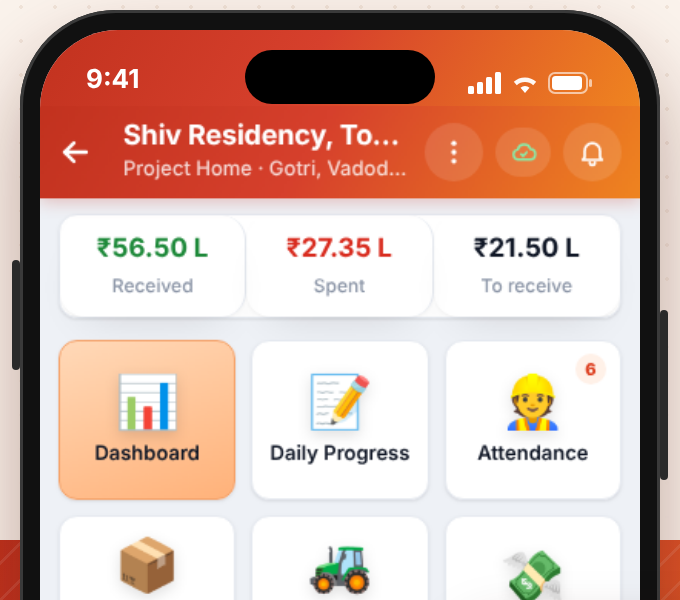
#> input picture reel/project/screens/dashboard_phone.png, 680 x 600 px, given in place of s2_spreadsheet.png, which was not available
$ python warp_test.py
#> lines starting #> are read from the running program, lines starting #| are printed output that depends on the picture
from PIL import Image
import numpy as np
def coeffs(dst, src):
    A=[];B=[]
    for (x,y),(u,v) in zip(dst,src):
        A+=[[x,y,1,0,0,0,-u*x,-u*y],[0,0,0,x,y,1,-v*x,-v*y]];B+=[u,v]
    return np.linalg.solve(np.array(A,float),np.array(B,float))
bg=Image.open('../keyframes/s2_spreadsheet.png').convert('RGB')
#> bg is the input picture: PIL image 680x600 RGB; mean R, G, B 210.3, 177.3, 164.8
sheet=Image.open('../screens/sheet_tall.png').convert('RGB')
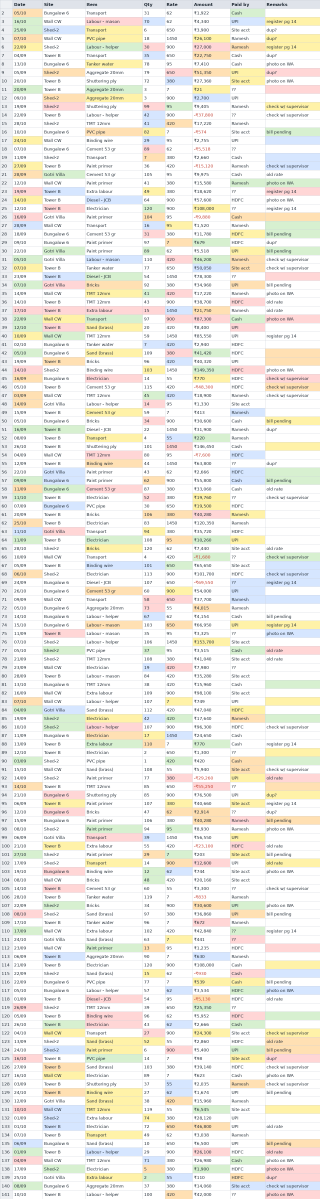
#> input picture reel/project/screens/sheet_tall.png, 1280 x 4794 px (shown at 1/4 size)
#> sheet is the input picture: PIL image 1280x4794 RGB; mean R, G, B 239.5, 237.4, 229.7
quad=[(49,888),(1600,1010),(1600,2440),(73,2597)]
sw=900; sh=int(sw*1.0)
src=[(0,0),(sw,0),(sw,sh),(0,sh)]
crop=sheet.crop((0,300,sw,300+sh))
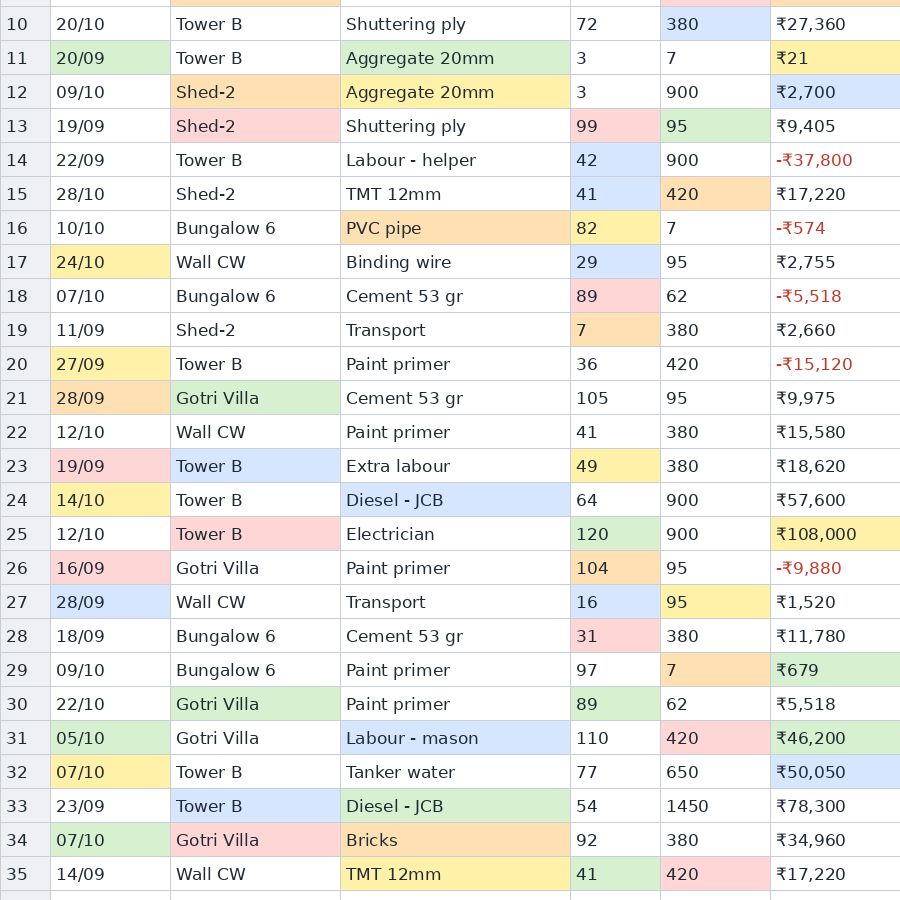
#> crop: PIL image 900x900 RGB; mean R, G, B 238.3, 237.3, 231.1
c=coeffs(quad,src)
w=crop.transform(bg.size,Image.PERSPECTIVE,tuple(c),Image.BICUBIC)
#> w: PIL image 680x600 RGB; every value is 0
m=Image.new('L',crop.size,255).transform(bg.size,Image.PERSPECTIVE,tuple(c),Image.BICUBIC)
#> m: PIL image 680x600 L; every value is 0
out=bg.copy(); out.paste(w,(0,0),m); out.resize((450,800)).save('/tmp/claude-0/-home-user-truesitesync/f26823ef-610e-56f3-8941-fe9f7a255459/scratchpad/warp.png')
#> after `out = bg.copy()`:
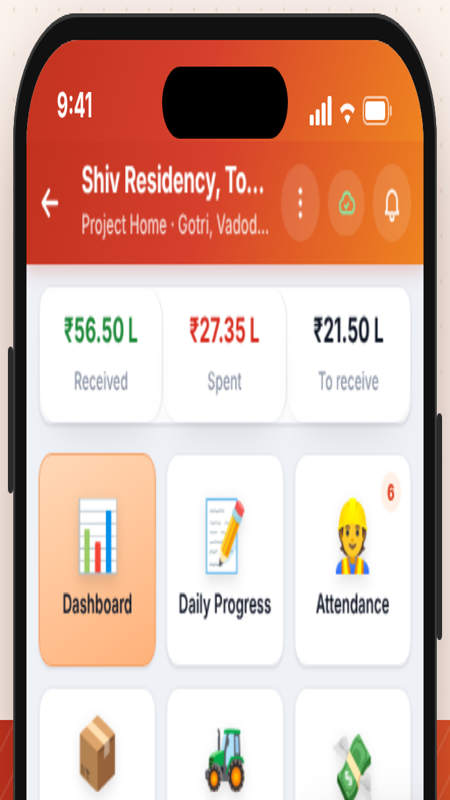
#> saved as warp.png: PIL image 450x800 RGB; mean R, G, B 210.2, 177.3, 164.8
